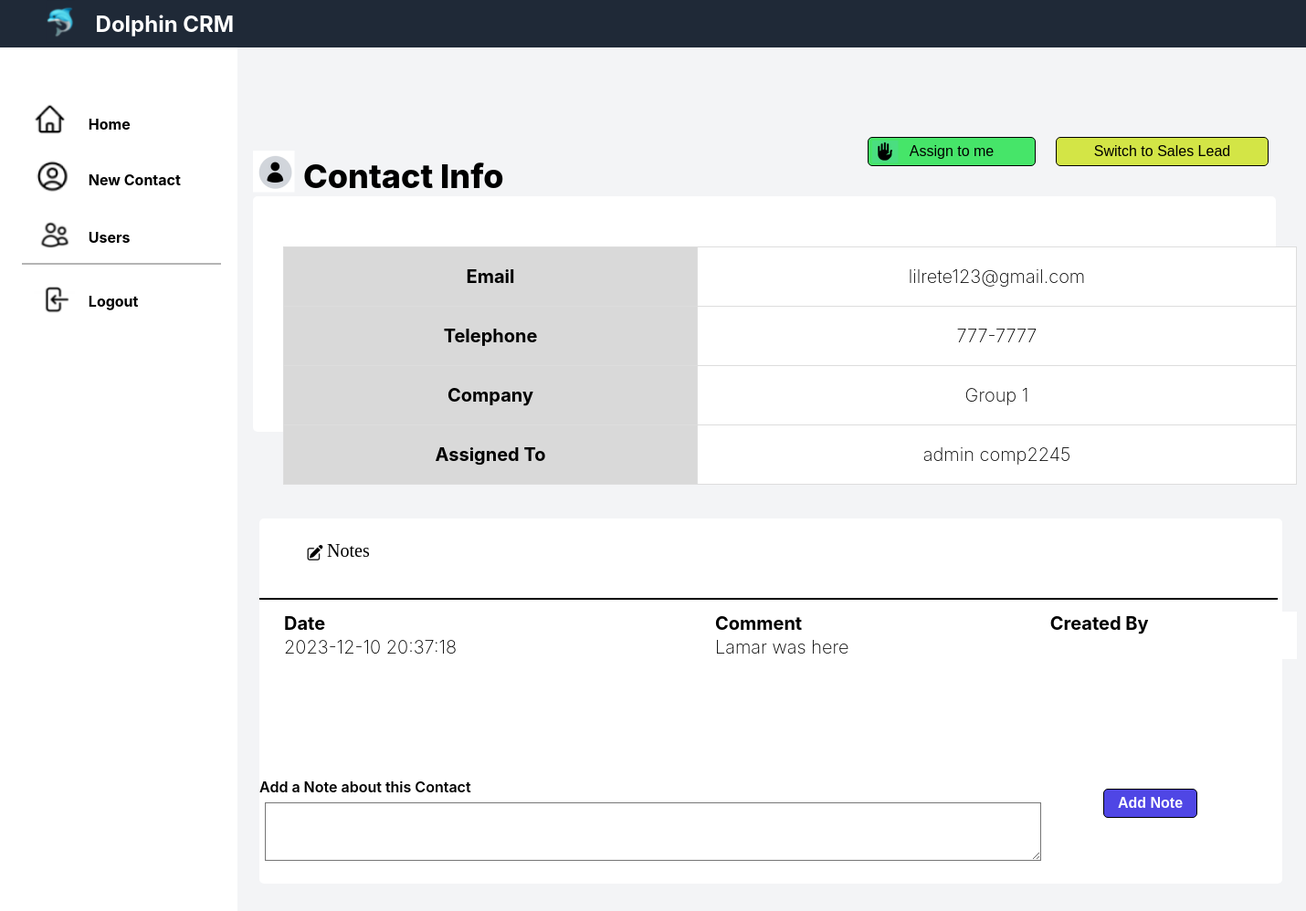
Screenshot of /contactdetails.php?id=3 (signed in) with the database file from the repository.
### tables this page shows
CREATE TABLE `contacts` (
  `id` int(16) NOT NULL,
  `title` varchar(128) NOT NULL,
  `firstname` varchar(255) NOT NULL,
  `lastname` varchar(255) NOT NULL,
  `email` varchar(255) NOT NULL,
  `telephone` varchar(128) NOT NULL,
  `company` varchar(255) NOT NULL,
  `type` varchar(128) NOT NULL,
  `assigned_to` int(16) NOT NULL,
  `created_by` int(16) NOT NULL,
  `created_at` datetime(6) NOT NULL,
  `updated_at` datetime(6) NOT NULL
);

CREATE TABLE `user` (
  `id` int(11) NOT NULL,
  `firstname` varchar(128) NOT NULL,
  `lastname` varchar(128) NOT NULL,
  `email` varchar(255) NOT NULL,
  `password_hash` varchar(255) NOT NULL,
  `Role` varchar(128) NOT NULL,
  `created_at` datetime NOT NULL
);

CREATE TABLE `notes` (
  `id` int(16) NOT NULL,
  `contact_id` int(16) NOT NULL,
  `comment` text NOT NULL,
  `created_by` int(16) NOT NULL,
  `created_at` datetime NOT NULL
);

### contactdetails.php (the view, shortened to what this page needs)
<?php
if (isset($_SESSION["user_id"])) {
    $mysqli = require __DIR__ . "/database.php";
} else {
    header("Location: login.php");
    exit();
}
$contactId = isset($_GET['id']) ? $_GET['id'] : die("Contact ID not provided.");
$sql = "SELECT * FROM contacts WHERE id = ?";
$stmt = $mysqli->prepare($sql);
$stmt->bind_param("i", $contactId);
$stmt->execute();
$result = $stmt->get_result();
if ($result->num_rows > 0) {
    $contact = $result->fetch_assoc();
    $assignedToUserId = $contact['assigned_to'];
    $userSql = "SELECT firstname, lastname FROM user WHERE id = ?";
    $userStmt = $mysqli->prepare($userSql);
    $userStmt->bind_param("i", $assignedToUserId);
    $userStmt->execute();
    $userResult = $userStmt->get_result();
    if ($userResult->num_rows > 0) {
        $assignedUser = $userResult->fetch_assoc();
        $assignedToName = $assignedUser['firstname'] . ' ' . $assignedUser['lastname'];
    } else {
        $assignedToName = 'Not Assigned';
    }
} else {
    die("Contact not found.");
}
?>
<!DOCTYPE html>
<html lang="en">
<head>
    <link rel="stylesheet" href="contactdetails.css">
    <link href="https://fonts.cdnfonts.com/css/inter" rel="stylesheet">
    <link href="https://fonts.cdnfonts.com/css/jaldi" rel="stylesheet">
    <link rel="stylesheet" href="signup.php">
</head>
<body>
    <header>
        <img class="Logo" src="images/Logo.png"/>
        <div class="DolphinCrm">Dolphin CRM</div>
    </header>
    <div class="sidebar"></div>
    <label class="Users">Users</label>
    <img class="Homeimg" src="images/Homeimg.png"/>
    <img class="Usersimg" src="images/Usersimg.png"/>
    <label class="Home">Home</label>
    <img class="NewContactimg" src="images/NewContactImg.png"/>
    <label class="NewContact">New Contact</label>
    <div class="Line1"></div>
    <img class="Logoutimg" src="images/Logoutimg.png"/>
    <label class="Logout">Logout</label>
    <div class="box2"></div>
    <h1 class="ContactInfo">Contact Info</h1>
    <table class="Table1">
        <tr>
            <th>Email</th>
            <td><?php echo htmlspecialchars($contact['email'], ENT_QUOTES); ?></td>
        </tr>
        <tr>
            <th>Telephone</th>
            <td><?php echo htmlspecialchars($contact['telephone'], ENT_QUOTES); ?></td>
        </tr>
        <tr>
            <th>Company</th>
            <td><?php echo htmlspecialchars($contact['company'], ENT_QUOTES); ?></td>
        </tr>
        <tr>
            <th>Assigned To</th>
            <td><?php echo htmlspecialchars($assignedToName, ENT_QUOTES); ?></td>
        </tr>
    </table>
    <section>
    <h2>Notes</h2>
    <table class="Table2">
        <tr>
            <th>Date</th>
            <th>Comment</th>
            <th>Created By</th>
        </tr>
        <?php
        $notesSql = "SELECT notes.created_at, notes.comment, notes.created_by, user.firstname, user.lastname
                     FROM notes
                     LEFT JOIN user ON notes.created_by = user.id
                     WHERE notes.contact_id = ?";
        $notesStmt = $mysqli->prepare($notesSql);
        $notesStmt->bind_param("i", $contactId);
        $notesStmt->execute();
        $notesResult = $notesStmt->get_result();
        while ($noteRow = $notesResult->fetch_assoc()) {
            echo "<tr>";
            echo "<td>" . htmlspecialchars($noteRow['created_at'], ENT_QUOTES) . "</td>";
            echo "<td>" . htmlspecialchars($noteRow['comment'], ENT_QUOTES) . "</td>";
            echo "<td>" . htmlspecialchars($noteRow['firstname'] . ' ' . $noteRow['lastname'], ENT_QUOTES) . "</td>";
            echo "</tr>";
        }
        ?>
    </table>
    <form method="post">
        <label class="Notes">Notes</label>
        <label class="AddANote">Add a Note about this Contact</label>
        <textarea class="addanote" name="addanote" rows="4" cols="50"></textarea>
        <br>
        <input class="AddNote" type="submit" value="Add Note">
        <input class="AssignToMe" type="submit" value="Assign to me">
        <input class="SwitchToSalesLead" type="submit" value="Switch to Sales Lead">
    </form>
</section>
<img class="AssignToMePic" src="images/assigntomeicon.png">
<img class="NotesSymbol" src="images/notessymbol.png">
<div class="Line2"></div>
<img class="ProfilePic" src="images/profilepicicon.png">
</body>
</html>

### contactdetails.css (style rules this page uses)
body { margin: 0; padding: 0; font-size: 20px; font-family: 'Inter', sans-serif; font-weight: 215; background: #F3F4F6; color: black; letter-spacing: normal; }
header { background-color: #1F2937; }
.Logo { width: 32.06px; height: 47.07px; padding-left: 50px; }
.DolphinCrm { width: 178.77px; height: 40.74px; left: 104.55px; top: 12.14px; font-weight: bold; position: absolute; color: rgb(255, 255, 255); font-size: 24px; word-wrap: break-word; }
label { position: absolute; font-size: 20px; font-weight: 400; word-wrap: break-word; }
.ProfilePic { width: 45.50px; height: 45.50px; left: 277px; top: 165px; position: absolute }
.Homeimg { width: 38.12px; height: 44.66px; left: 35.27px; top: 109.21px; position: absolute; }
.Home { width: 77.16px; height: 27.83px; left: 96.83px; top: 125.82px; }
.NewContactimg { width: 41.25px; height: 41.28px; left: 38.30px; top: 171.51px; position: absolute; }
.NewContact { width: 132.09px; height: 27.83px; left: 96.83px; top: 187.45px; }
.NotesSymbol { width: 25.50px; height: 27px; left: 332px; top: 592px; position: absolute }
.Usersimg { width: 59px; height: 43px; left: 29.43px; top: 235.75px; position: absolute; }
.Users { width: 77.16px; height: 27.83px; left: 96.83px; top: 250.33px; }
.Logoutimg { width: 46px; height: 40px; left: 35.93px; top: 309.21px; position: absolute; }
.Logout { width: 77.16px; height: 27.83px; left: 96.83px; top: 320.21px; }
.Line1 { width: 215.79px; height: 0px; left: 24.25px; top: 288.29px; position: absolute; border: 0.05px rgba(9, 9, 9, 0.3) solid; }
.Line2 { width: 1113px; height: 0px; left: 284px; top: 655px; position: absolute; border: 0.50px black solid }
.sidebar { width: 260.13px; height: 946.14px; left: 0px; top: 52px; position: absolute; background: white; }
.box2 { width: 1120px; height: 400px; left: 284px; top: 568px; position: absolute; background: white; border-radius: 5px; }
.Notes { width: 97px; height: 22px; left: 358px; top: 592px; position: absolute; color: black; font-size: 20px; font-family: Jaldi; font-weight: 400; word-wrap: break-word; }
label { position: absolute; font-size: 16px; font-weight: 700; word-wrap: break-word; }
input { width: 371.15px; height: 44.38px; position: absolute; border-radius: 10px; border: 1px rgb(17, 17, 17, 0.5) solid; font-size: 16px; font-weight: 540; }
.ContactInfo { width: 246px; height: 52px; left: 332px; top: 147px; position: absolute; color: black; font-size: 36px; font-family: Inter; font-weight: 800; word-wrap: break-word }
.AddNote { width: 103px; height: 32.44px; left: 1208px; top: 864px; position: absolute; color: white; font-size: 16px; font-weight: 600; word-wrap: break-word; background: #4F46E5; border-radius: 5px; border: 1px black solid; }
.AddANote { width: 250px; height: 27px; left: 284px; top: 852px; position: absolute; color: black; font-size: 16px; font-family: Inter; font-weight: 600; word-wrap: break-word }
.addanote { width: 844px; height: 58px; left: 290px; top: 879px; position: absolute; background: white }
.AssignToMe { width: 184px; height: 32px; left: 950px; top: 150px; position: absolute; background: #46E569; border-radius: 5px; border: 1px black solid }
.AssignToMePic { width: 28.50px; height: 24.50px; left: 955px; top: 154px; position: absolute }
.SwitchToSalesLead { width: 233px; height: 32px; left: 1156px; top: 150px; position: absolute; background: #D3E546; border-radius: 5px; border: 1px black solid }

### contactdetails.php (style rules this page uses)
.Table2 { width: 1110px; height: 45px; left: 290px; top: 650px; position: absolute; background: #ffff; border-collapse: collapse; margin: 20px; text-align: left; }

### rows the page displays
contacts: email "lilrete123@gmail.com", telephone "777-7777", company "Group 1"
user: assignedToName "admin comp2245"
notes: created_at "2023-12-10 20:37:18", comment "Lamar was here"
